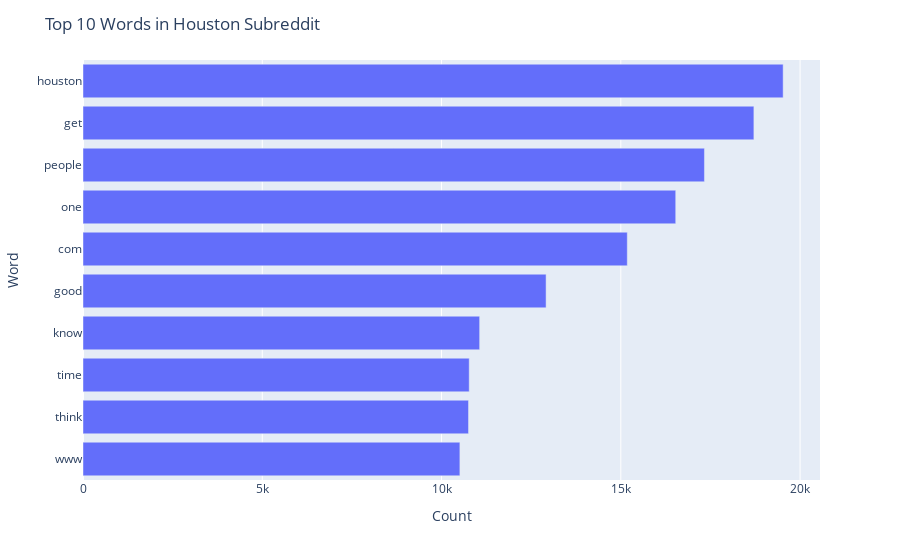

Notebook code for this chart:
### Code cell
import plotly.express as px

fig = px.bar(y=houston_fdist.index, x=houston_fdist.values)
fig.update_layout(title="Top 10 Words in Houston Subreddit", xaxis_title="Count", yaxis_title="Word", barmode='stack', yaxis={'categoryorder':'total ascending'})
fig.show()

### Figure 1 — Plotly figure (JSON) as saved in the notebook; plotly's stock layout.template omitted (floating-point values rounded to 4 significant figures)
{"data": [{"alignmentgroup": "True", "hovertemplate": "x=%{x}<br>y=%{y}<extra></extra>", "legendgroup": "", "marker": {"color": "#636efa", "pattern": {"shape": ""}}, "name": "", "offsetgroup": "", "orientation": "h", "showlegend": false, "textposition": "auto", "type": "bar", "x": [19528, 18712, 17333, 16532, 15181, 12916, 11063, 10772, 10753, 10512], "xaxis": "x", "y": ["houston", "get", "people", "one", "com", "good", "know", "time", "think", "www"], "yaxis": "y"}], "layout": {"autosize": true, "barmode": "stack", "legend": {"tracegroupgap": 0}, "margin": {"t": 60}, "title": {"text": "Top 10 Words in Houston Subreddit"}, "xaxis": {"anchor": "y", "autorange": true, "domain": [0, 1], "range": [0, 20560.0], "title": {"text": "Count"}, "type": "linear"}, "yaxis": {"anchor": "x", "autorange": true, "categoryorder": "total ascending", "domain": [0, 1], "range": [-0.5, 9.5], "title": {"text": "Word"}, "type": "category"}}}
